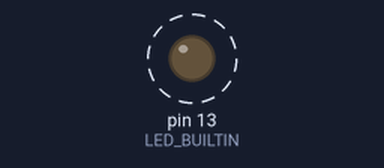
Simulated run of this sketch. Board: Arduino Mega 2560, built with avr-gcc and run on an emulated ATmega2560. Parts: output pins drawn as LEDs (lit = HIGH). Dashed ring = blinking. Pins used as bus, display or sensor lines are not drawn.

Above: at 0.5 s.
Timing chart, 0 to 3.0 s (numbered marks = the images above):
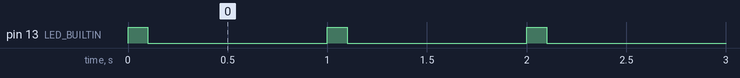

The sketch:

test-io.ino
```cpp
#define CTRL_MUXA0 41 // Adresse 0 du multiplexeur
#define CTRL_MUXA1 43 // Adresse 1 du multiplexeur
#define CTRL_MUXA2 45 // Adresse 2 du multiplexeur
#define CTRL_MUXEN 47 // Activation du multiplexeur


void setup() {
  pinMode(CTRL_MUXEN,OUTPUT);
  pinMode(CTRL_MUXA0,OUTPUT);
  pinMode(CTRL_MUXA1,OUTPUT);
  pinMode(CTRL_MUXA2,OUTPUT);
  pinMode(LED_BUILTIN,OUTPUT);

  // put your setup code here, to run once:

}

void loop() {
  // put your main code here, to run repeatedly:

  digitalWrite(CTRL_MUXEN,LOW);
  digitalWrite(CTRL_MUXA0,LOW);
  digitalWrite(CTRL_MUXA1,LOW);
  digitalWrite(CTRL_MUXA2,HIGH);
  digitalWrite(LED_BUILTIN, HIGH);
  delay(100);
  digitalWrite(LED_BUILTIN, LOW);
  delay(900);

/*
  digitalWrite(CTRL_MUXEN,LOW);
  digitalWrite(CTRL_MUXA0,HIGH);
  digitalWrite(CTRL_MUXA1,LOW);
  digitalWrite(CTRL_MUXA2,HIGH);
  digitalWrite(LED_BUILTIN, LOW);
  delay(2000);

  digitalWrite(CTRL_MUXEN,HIGH);
  digitalWrite(CTRL_MUXA0,LOW);
  digitalWrite(CTRL_MUXA1,HIGH);
  digitalWrite(CTRL_MUXA2,LOW);
  digitalWrite(LED_BUILTIN, HIGH);
  delay(2000);

  digitalWrite(CTRL_MUXEN,LOW);
  digitalWrite(CTRL_MUXA0,HIGH);
  digitalWrite(CTRL_MUXA1,LOW);
  digitalWrite(CTRL_MUXA2,HIGH);
  digitalWrite(LED_BUILTIN, LOW);
  delay(2000);
*/
}
```

Measured:
- by itself, pin 13 (LED_BUILTIN): alternates HIGH for 0.10 s and LOW for 0.90 s
